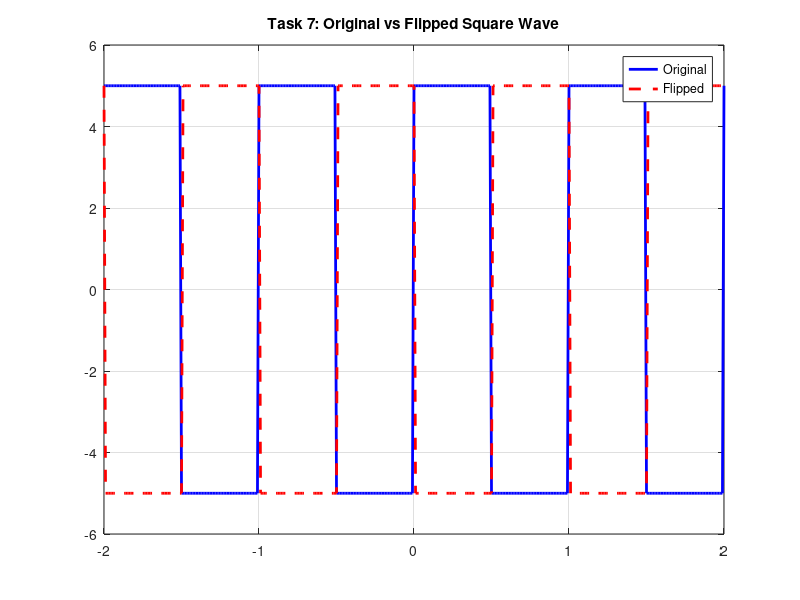

This chart was generated by the following MATLAB code:
t = -2:0.01:2;
% Generate square wave. square(2*pi*t) oscillates between -1 and 1. 
y_square = 5 * square(2*pi*t); 
y_flipped = fliplr(y_square); % Flip the sequence

figure;
plot(t, y_square, 'b', 'LineWidth', 2); hold on;
plot(t, y_flipped, 'r--', 'LineWidth', 2);
title('Task 7: Original vs Flipped Square Wave');
legend('Original', 'Flipped');
axis([-2 2 -6 6]); grid on; hold off;
